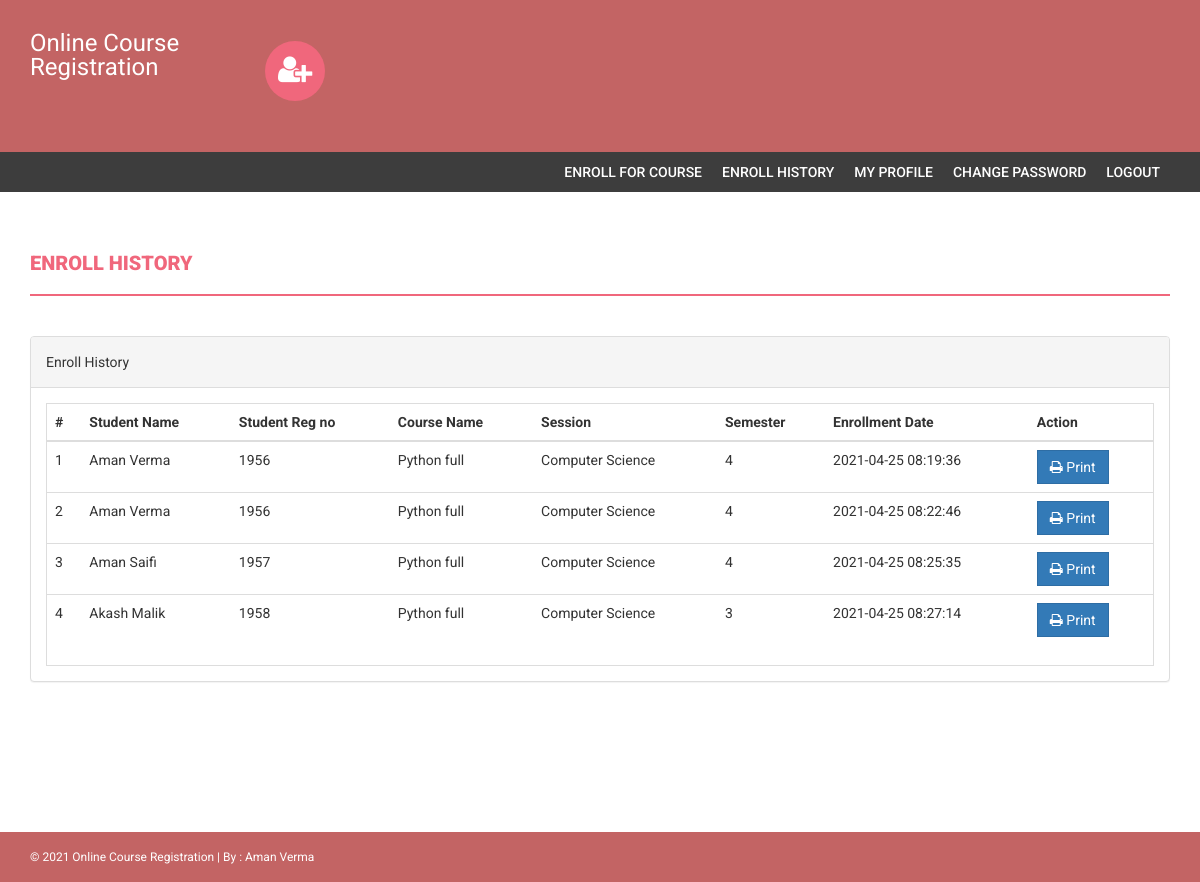
Page /admin/enroll-history.php (signed in) on the committed database.
### tables this page shows
CREATE TABLE `courseenrolls` (
  `id` int(11) NOT NULL,
  `studentRegno` varchar(255) DEFAULT NULL,
  `pincode` varchar(255) DEFAULT NULL,
  `session` int(11) DEFAULT NULL,
  `department` int(11) DEFAULT NULL,
  `level` int(11) DEFAULT NULL,
  `semester` int(11) DEFAULT NULL,
  `course` int(11) DEFAULT NULL,
  `enrollDate` timestamp NULL DEFAULT current_timestamp()
);

CREATE TABLE `students` (
  `StudentRegno` varchar(255) NOT NULL,
  `studentPhoto` varchar(255) DEFAULT NULL,
  `password` varchar(255) DEFAULT NULL,
  `studentName` varchar(255) DEFAULT NULL,
  `pincode` varchar(255) DEFAULT NULL,
  `session` varchar(255) DEFAULT NULL,
  `department` varchar(255) DEFAULT NULL,
  `semester` varchar(255) DEFAULT NULL,
  `cgpa` decimal(10,2) DEFAULT NULL,
  `creationdate` timestamp NULL DEFAULT current_timestamp(),
  `updationDate` varchar(255) DEFAULT NULL
);

CREATE TABLE `course` (
  `id` int(11) NOT NULL,
  `courseCode` varchar(255) DEFAULT NULL,
  `courseName` varchar(255) DEFAULT NULL,
  `courseUnit` varchar(255) DEFAULT NULL,
  `noofSeats` int(11) DEFAULT NULL,
  `creationDate` timestamp NULL DEFAULT current_timestamp(),
  `updationDate` varchar(255) DEFAULT NULL
);

CREATE TABLE `department` (
  `id` int(11) NOT NULL,
  `department` varchar(255) DEFAULT NULL,
  `creationDate` timestamp NULL DEFAULT current_timestamp()
);

CREATE TABLE `semester` (
  `id` int(11) NOT NULL,
  `semester` varchar(255) DEFAULT NULL,
  `creationDate` timestamp NULL DEFAULT current_timestamp(),
  `updationDate` varchar(255) DEFAULT NULL
);

### admin/enroll-history.php (the view, shortened to what this page needs)
<?php
if(strlen($_SESSION['alogin'])==0)
    {
header('location:index.php');
}
else{
?>
<!DOCTYPE html>
<html xmlns="http://www.w3.org/1999/xhtml">
<head>
    <link href="assets/css/bootstrap.css" rel="stylesheet" />
    <link href="assets/css/font-awesome.css" rel="stylesheet" />
    <link href="assets/css/style.css" rel="stylesheet" />
</head>
<body>
<?php include('includes/header.php');?>
<?php if($_SESSION['alogin']!="")
{
 include('includes/menubar.php');
}
 ?>
    <div class="content-wrapper">
        <div class="container">
              <div class="row">
                    <div class="col-md-12">
                        <h1 class="page-head-line">Enroll History  </h1>
                    </div>
                </div>
                <div class="row" >
                <div class="col-md-12">
                    <div class="panel panel-default">
                        <div class="panel-heading">
                           Enroll History
                        </div>
                        <div class="panel-body">
                            <div class="table-responsive table-bordered">
                                <table class="table">
                                    <thead>
                                        <tr>
                                            <th>#</th>
                                                 <th>Student Name </th>
                                                    <th>Student Reg no </th>
                                            <th>Course Name </th>
                                            <th>Session </th>
                                                <th>Semester</th>
                                             <th>Enrollment Date</th>
                                             <th>Action</th>
                                        </tr>
                                    </thead>
                                    <tbody>
<?php
$sql=mysqli_query($con,"select courseenrolls.course as cid, course.courseName as courname,session.session as session,department.department as dept,courseenrolls.enrollDate as edate ,semester.semester as sem,students.studentName as sname,students.StudentRegno as sregno from courseenrolls join course on course.id=courseenrolls.course join session on session.id=courseenrolls.session join department on department.id=courseenrolls.department   join semester on semester.id=courseenrolls.semester join students on students.StudentRegno=courseenrolls.studentRegno ");
$cnt=1;
while($row=mysqli_fetch_array($sql))
{
?>
                                        <tr>
                                            <td><?php echo $cnt;?></td>
                                              <td><?php echo htmlentities($row['sname']);?></td>
                                            <td><?php echo htmlentities($row['sregno']);?></td>
                                            <td><?php echo htmlentities($row['courname']);?></td>
                                            <td><?php echo htmlentities($row['dept']);?></td>
                                            <td><?php echo htmlentities($row['sem']);?></td>
                                             <td><?php echo htmlentities($row['edate']);?></td>
                                            <td>
                                            <a href="print.php?id=<?php echo $row['cid']?>" target="_blank">
<button class="btn btn-primary"><i class="fa fa-print "></i> Print</button> </a>
                                            </td>
                                        </tr>
<?php
$cnt++;
} ?>
                                    </tbody>
                                </table>
                            </div>
                        </div>
                    </div>
                </div>
            </div>
        </div>
    </div>
  <?php include('includes/footer.php');?>
</body>
</html>
<?php } ?>

### admin/assets/css/style.css (style rules this page uses)
body { font-family: 'Roboto', sans-serif; line-height: 30px; }
.content-wrapper { margin-top: 40px; min-height: 600px; padding-bottom: 60px; }
.page-head-line { font-weight: 900; padding-bottom: 20px; border-bottom: 2px solid #F0677C; text-transform: uppercase; color: #F0677C; font-size: 20px; margin-bottom: 40px; }
.btn { border-radius: 0px; -webkit-border-radius: 0px; -moz-border-radius: 0px; }

### rows in the picture
courseenrolls: students.studentName "Aman Verma", students.StudentRegno "1956", course.courseName "Python full", department.department "Computer Science", semester.semester "4", enrollDate "2021-04-25 08:19:36"
courseenrolls: students.studentName "Aman Verma", students.StudentRegno "1956", course.courseName "Python full", department.department "Computer Science", semester.semester "4", enrollDate "2021-04-25 08:22:46"
courseenrolls: students.studentName "Aman Saifi", students.StudentRegno "1957", course.courseName "Python full", department.department "Computer Science", semester.semester "4", enrollDate "2021-04-25 08:25:35"
courseenrolls: students.studentName "Akash Malik", students.StudentRegno "1958", course.courseName "Python full", department.department "Computer Science", semester.semester "3", enrollDate "2021-04-25 08:27:14"
